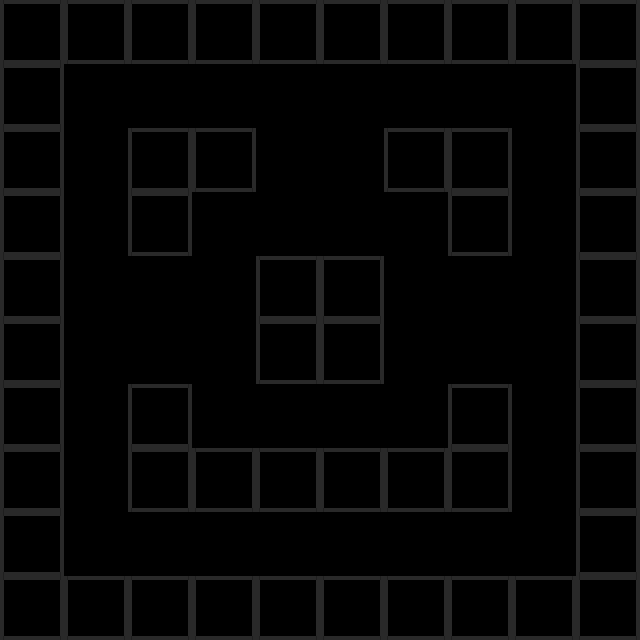

This game map was drawn from its Tiled (.tmx) file and the tilesets committed beside it. A one-line description and the trimmed map source follow:
An orthogonal 10x10 tile map with 64x64 px tiles, 1 tile layer (Kachelebene 1) and 12 objects.

<map version="1.0" orientation="orthogonal" renderorder="right-down" width="10" height="10" tilewidth="64" tileheight="64" nextobjectid="15">
 <tileset firstgid="1" source="TankTrouble.tsx" />
 <layer name="Kachelebene 1" width="10" height="10">
  <data>[100 cells, 54 non-empty, 1 distinct tile ids]</data>
 </layer>
 <objectgroup name="Collision">
  <object id="1" x="0" y="0" width="640" height="64" />
  <object id="2" x="576" y="64" width="64" height="576" />
  <object id="3" x="0" y="576" width="576" height="64" />
  <object id="4" x="0" y="64" width="64" height="512" />
  <object id="5" x="128" y="384" width="64" height="64" />
  <object id="8" x="128" y="448" width="384" height="64" />
  <object id="9" x="448" y="384" width="64" height="64" />
  <object id="10" x="256" y="256" width="128" height="128" />
  <object id="11" x="384" y="128" width="128" height="64" />
  <object id="12" x="448" y="192" width="64" height="64" />
  <object id="13" x="128" y="128" width="128" height="64" />
  <object id="14" x="128" y="192" width="64" height="64" />
 </objectgroup>
</map>
